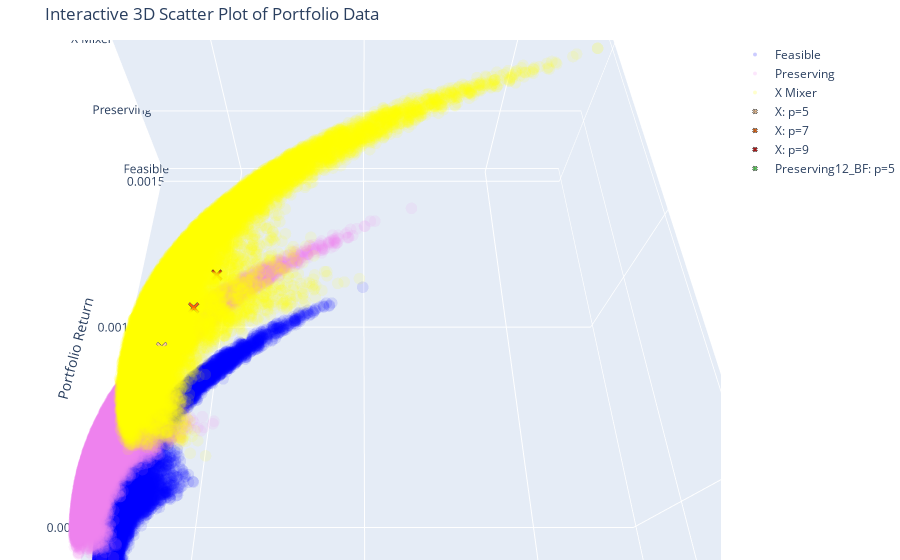

Notebook code cell kept with this figure:
### Code cell
# Your existing data generation code
high = 1

enable_feasible = 1
# ... (all of your data generation loops remain here) ...
# (I've omitted them for brevity, but they should be in your notebook)
# ...

ret_list, cov_list = np.array(ret_list), np.array(cov_list)
ret_list_out_X, cov_list_out_X = np.array(ret_list_out_X), np.array(cov_list_out_X)
ret_list_out_P, cov_list_out_P = np.array(ret_list_out_P), np.array(cov_list_out_P)


# --- Plotting Code Starts Here ---

# Your color dictionaries
color_X = {5: "#ffcc99", 7: "#ff6600", 9: "#cc0000"}
color_P = {5: "#5ae95a", 7: "#0f920f", 9: "#014901"}

fig = go.Figure()
now_high = 0
layer_heights = {}

# Plot the main data layers (your original code)
if enable_feasible:
    layer_heights['Feasible'] = now_high
    fig.add_trace(go.Scatter3d(
        x=cov_list, y=ret_list, z=np.full(len(ret_list), now_high),
        mode='markers', marker=dict(size=4, color='blue', opacity=0.1), name='Feasible'
    ))
    now_high += high

if enable_infeasible_P:
    layer_heights['Preserving'] = now_high
    fig.add_trace(go.Scatter3d(
        x=cov_list_out_P, y=ret_list_out_P, z=np.full(len(ret_list_out_P), now_high),
        mode='markers', marker=dict(size=4, color='violet', opacity=0.1), name='Preserving'
    ))
    now_high += high

if enable_infeasible_X:
    layer_heights['X'] = now_high
    fig.add_trace(go.Scatter3d(
        x=cov_list_out_X, y=ret_list_out_X, z=np.full(len(ret_list_out_X), now_high),
        mode='markers', marker=dict(size=4, color='yellow', opacity=0.1), name='X Mixer'
    ))
    now_high += high

# --- UPDATED: Loop through results and plot markers with specific colors ---
# This assumes 'points_optim' is defined in your notebook
for point in points_optim:
    z_value = 0
    marker_color = 'red' # Default color if mode/layer doesn't match

    if point[2].startswith('Preserving'):
        z_value = layer_heights.get('Preserving', 1)
        # Get color from your dictionary, with a fallback
        marker_color = color_P.get(point[3], 'green')
    elif point[2].startswith('X'):
        z_value = layer_heights.get('X', 2)
        # Get color from your dictionary, with a fallback
        marker_color = color_X.get(point[3], 'orange')

    label = f"{point[2]}{('_GA' if point[4] else '_BF') if point[2] != 'X' else ''}: p={point[3]}"

    fig.add_trace(go.Scatter3d(
        x=[point[0]],
        y=[point[1]],
        z=[z_value],
        mode='markers',
        marker=dict(
            symbol='x',
            color=marker_color, # Use the color from your dictionary
            size=4,
            line=dict(width=1)
        ),
        name=label
    ))
# --- End of updated section ---

# Your original layout code
fig.update_layout(
    title='Interactive 3D Scatter Plot of Portfolio Data',
    scene_aspectmode='manual',
    scene_aspectratio=dict(x=5, y=5, z=2),
    scene=dict(
        xaxis_title='Portfolio Risk (Variance)',
        yaxis_title='Portfolio Return',
        zaxis_title='',
        zaxis=dict(
            tickvals=[0, 1, 2],
            ticktext=['Feasible', 'Preserving', 'X Mixer']
        ),
        camera=dict(
            center=dict(x=0, y=0, z=0),
            eye=dict(x=0, y=-3, z=5),
        )
    ),
    margin=dict(l=0, r=0, b=0, t=40) # Adjusted top margin for title
)

fig.show()

### Figure 1 — Plotly figure (JSON) as saved in the notebook; plotly's stock layout.template omitted (floating-point values rounded to 4 significant figures; data arrays with more than 128 entries replaced by an {"elided": "..."} marker saying what was removed)
{"data": [{"marker": {"color": "blue", "opacity": 0.1, "size": 4}, "mode": "markers", "name": "Feasible", "type": "scatter3d", "x": {"elided": "30000 float values"}, "y": {"elided": "30000 float values"}, "z": {"elided": "30000 int values"}}, {"marker": {"color": "violet", "opacity": 0.1, "size": 4}, "mode": "markers", "name": "Preserving", "type": "scatter3d", "x": {"elided": "30000 float values"}, "y": {"elided": "30000 float values"}, "z": {"elided": "30000 int values"}}, {"marker": {"color": "yellow", "opacity": 0.1, "size": 4}, "mode": "markers", "name": "X Mixer", "type": "scatter3d", "x": {"elided": "30000 float values"}, "y": {"elided": "30000 float values"}, "z": {"elided": "30000 int values"}}, {"marker": {"color": "#ffcc99", "line": {"width": 1}, "size": 4, "symbol": "x"}, "mode": "markers", "name": "X: p=5", "type": "scatter3d", "x": [0.0002098], "y": [0.000707], "z": [2]}, {"marker": {"color": "#ff6600", "line": {"width": 1}, "size": 4, "symbol": "x"}, "mode": "markers", "name": "X: p=7", "type": "scatter3d", "x": [0.0002336], "y": [0.0007869], "z": [2]}, {"marker": {"color": "#cc0000", "line": {"width": 1}, "size": 4, "symbol": "x"}, "mode": "markers", "name": "X: p=9", "type": "scatter3d", "x": [0.0002516], "y": [0.0008573], "z": [2]}, {"marker": {"color": "#5ae95a", "line": {"width": 1}, "size": 4, "symbol": "x"}, "mode": "markers", "name": "Preserving12_BF: p=5", "type": "scatter3d", "x": [0.000166], "y": [0.0007438], "z": [1]}], "layout": {"margin": {"b": 0, "l": 0, "r": 0, "t": 40}, "scene": {"aspectmode": "manual", "aspectratio": {"x": 5, "y": 5, "z": 2}, "camera": {"center": {"x": 0, "y": 0, "z": 0}, "eye": {"x": 0, "y": -3, "z": 5}}, "xaxis": {"title": {"text": "Portfolio Risk (Variance)"}}, "yaxis": {"title": {"text": "Portfolio Return"}}, "zaxis": {"ticktext": ["Feasible", "Preserving", "X Mixer"], "tickvals": [0, 1, 2], "title": {"text": ""}}}, "title": {"text": "Interactive 3D Scatter Plot of Portfolio Data"}}}
